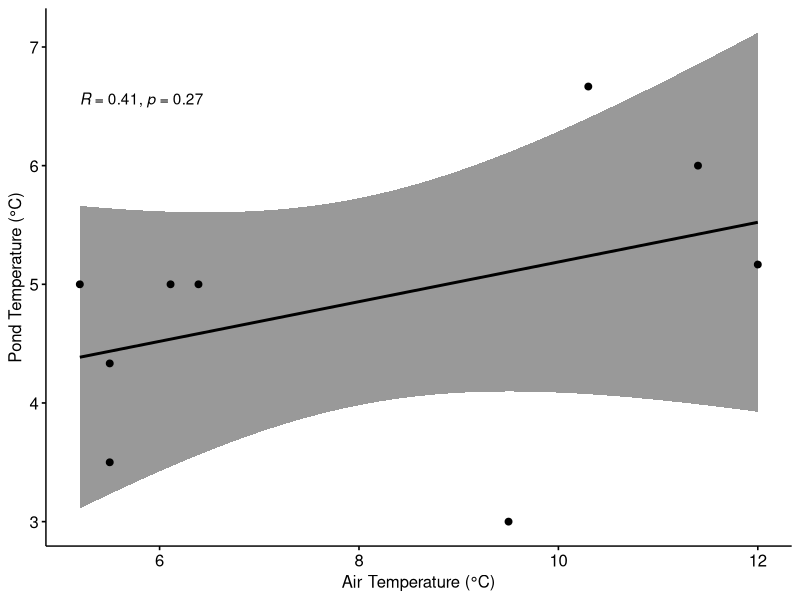
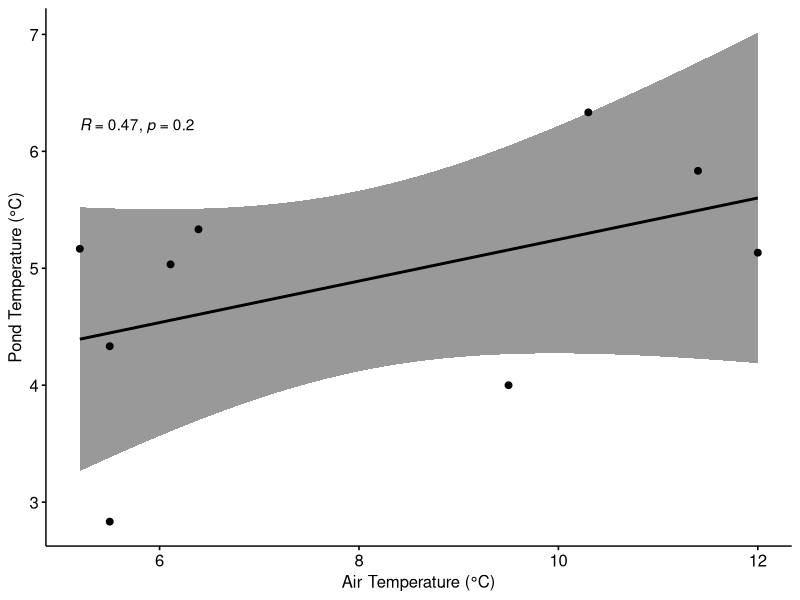
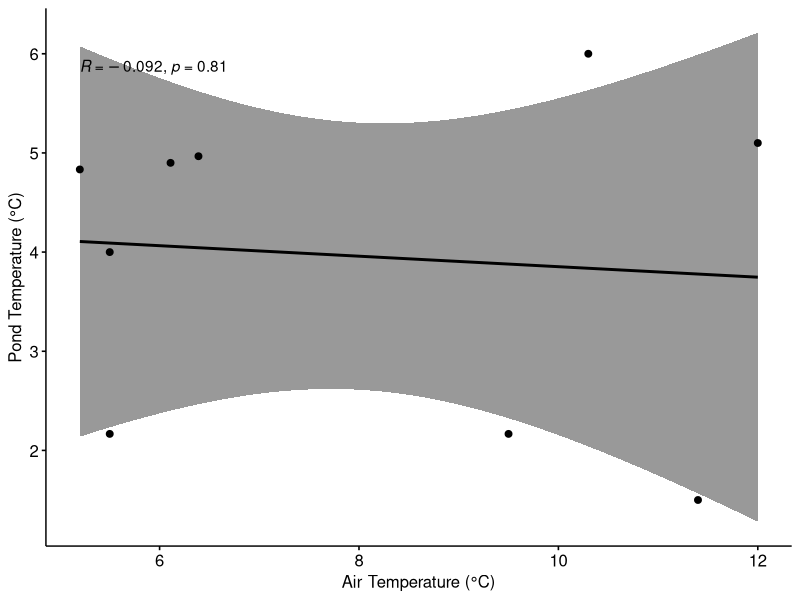
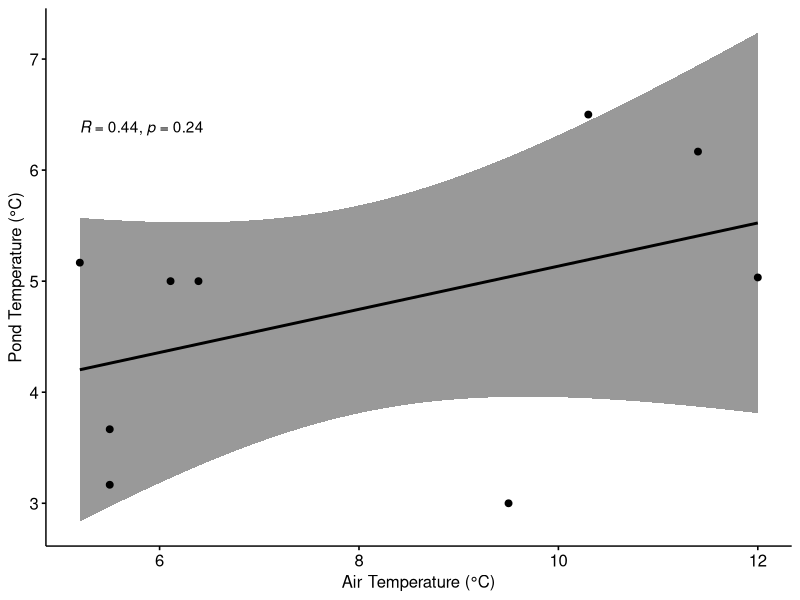

The R script that drew these images, in order:
## Temperature correlation plots (air temp vs pond temp)
## By Alanna F. Xie (May 5 2022)

## Loading packages
library(dplyr)
library(ggplot2)
library(tidyr)
library(ggpubr)

pond_data<-read.csv("biweekly_mar11.csv")           # Reading pond data
str(pond_data)                                      # Checking data structure
pond_data$pondid<- as.factor(pond_data$Pond.ID)     # Converting "Pond.ID" into factor
str(pond_data)                                      # Checking new data structure

weather_data<-read.csv("weather.csv")               # Reading weather data
str(weather_data)                                   # Checking data structure

## Calculating mean temperature for each pond
pond_data$mean_temp<- rowMeans(pond_data[,3:5])

## Isolate pond data for each pond
NW_data<-filter(pond_data, Pond.ID=="NW")
NE_data<-filter(pond_data, Pond.ID=="NE")
SE_data<-filter(pond_data, Pond.ID=="SE")
SW_data<-filter(pond_data, Pond.ID=="SW")

## Bind weather temperature data with mean pond temperature for all four ponds
NW_all<-data.frame(weather_data$Air.temperature,NW_data$mean_temp)
NE_all<-data.frame(weather_data$Air.temperature,NE_data$mean_temp)
SE_all<-data.frame(weather_data$Air.temperature,SE_data$mean_temp)
SW_all<-data.frame(weather_data$Air.temperature,SW_data$mean_temp)


## Figure A (Appendix 10) - NE pond
ggscatter(NE_all, x = "weather_data.Air.temperature", y = "NE_data.mean_temp", 
          add = "reg.line", conf.int = TRUE, 
          cor.coef = TRUE, cor.method = "pearson",
          xlab = "Air Temperature (°C)", ylab = "Pond Temperature (°C)")

## Figure B (Appendix 10) - NW pond
ggscatter(NW_all, x = "weather_data.Air.temperature", y = "NW_data.mean_temp", 
          add = "reg.line", conf.int = TRUE, 
          cor.coef = TRUE, cor.method = "pearson",
          xlab = "Air Temperature (°C)", ylab = "Pond Temperature (°C)")

## Figure C (Appendix 10) - SE pond
ggscatter(SE_all, x = "weather_data.Air.temperature", y = "SE_data.mean_temp", 
          add = "reg.line", conf.int = TRUE, 
          cor.coef = TRUE, cor.method = "pearson",
          xlab = "Air Temperature (°C)", ylab = "Pond Temperature (°C)")

## Figure D (Appendix 10) - SW pond
ggscatter(SW_all, x = "weather_data.Air.temperature", y = "SW_data.mean_temp", 
          add = "reg.line", conf.int = TRUE, 
          cor.coef = TRUE, cor.method = "pearson",
          xlab = "Air Temperature (°C)", ylab = "Pond Temperature (°C)")


